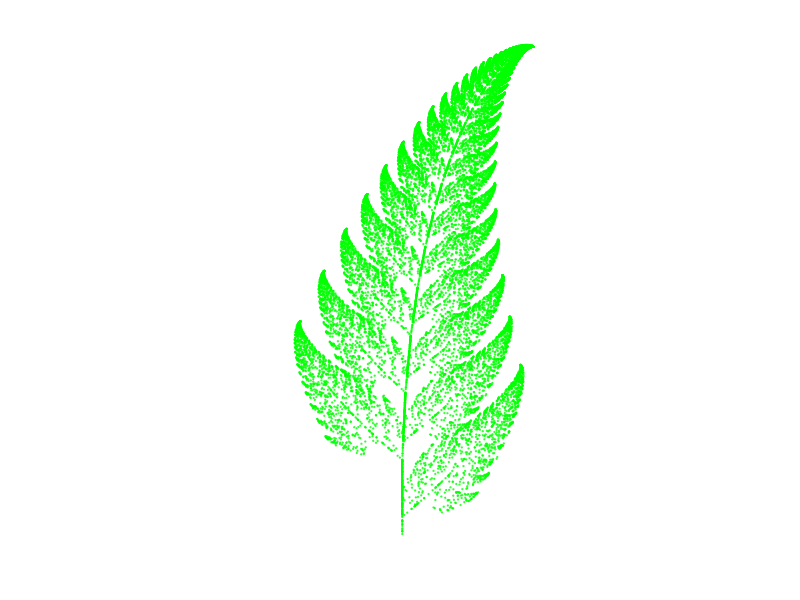

The MATLAB script that drew this image:
%%% Fractal fern
%%% From: http://www.math.tamu.edu/~boas/courses/math696/Maple-fractals.html
%%% Adapted by D. Gonze (4/12/2010)

clc
clear
figure(1)
clf
set(gcf,'Color',[0,0.4,0.4])

%%% Parameters

iterations=20000;

Mat1=[0 0;0 0.16];
Mat2=[0.85 0.04;-0.04 0.85];
Mat3=[0.2 -0.26;0.23 0.22];
Mat4=[-0.15 0.28;0.26 0.24];

Vector1=[0;0];
Vector2=[0;1.6];
Vector3=[0;1.6];
Vector4=[0;0.44];

Prob1=0.01;
Prob2=0.85;
Prob3=0.07;
Prob4=0.07;

%%% Initialisation

P=[0;0];

%%% Run

for i = 1:iterations
  prob=rand;
  if prob<Prob1 
     P=Mat1*P+Vector1;
  elseif prob<Prob1+Prob2
     P=Mat2*P+Vector2;
  elseif prob<Prob1+Prob2+Prob3
     P=Mat3*P+Vector3;
  else
     P=Mat4*P+Vector4;
  end
x(i)=P(1);
y(i)=P(2);
end


%%% Figure

plot(x,y,'go','markersize',1)
axis equal; axis off;



